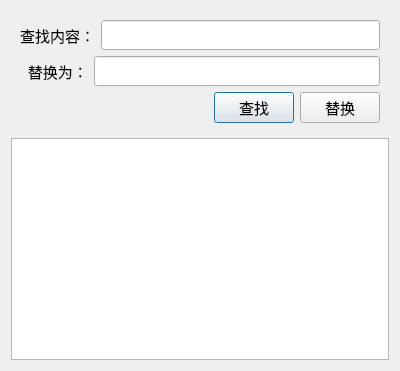
<?xml version="1.0" encoding="UTF-8"?>
<ui version="4.0">
 <class>SearchAndReplaceDialog</class>
 <widget class="QDialog" name="SearchAndReplaceDialog">
  <property name="geometry">
   <rect>
    <x>0</x>
    <y>0</y>
    <width>400</width>
    <height>371</height>
   </rect>
  </property>
  <property name="font">
   <font>
    <family>新宋体</family>
    <pointsize>11</pointsize>
   </font>
  </property>
  <property name="windowTitle">
   <string>查找和替换</string>
  </property>
  <layout class="QVBoxLayout" name="verticalLayout_2">
   <item>
    <widget class="QWidget" name="widget" native="true">
     <layout class="QVBoxLayout" name="verticalLayout">
      <item>
       <layout class="QHBoxLayout" name="horizontalLayout">
        <item>
         <widget class="QLabel" name="label">
          <property name="text">
           <string>查找内容：</string>
          </property>
         </widget>
        </item>
        <item>
         <widget class="QLineEdit" name="edtSearch"/>
        </item>
       </layout>
      </item>
      <item>
       <layout class="QHBoxLayout" name="horizontalLayout_2">
        <item>
         <widget class="QLabel" name="label_2">
          <property name="text">
           <string>  替换为：</string>
          </property>
         </widget>
        </item>
        <item>
         <widget class="QLineEdit" name="edtReplace"/>
        </item>
       </layout>
      </item>
      <item>
       <layout class="QHBoxLayout" name="horizontalLayout_3">
        <item>
         <spacer name="horizontalSpacer">
          <property name="orientation">
           <enum>Qt::Horizontal</enum>
          </property>
          <property name="sizeHint" stdset="0">
           <size>
            <width>40</width>
            <height>20</height>
           </size>
          </property>
         </spacer>
        </item>
        <item>
         <widget class="QPushButton" name="btnSearch">
          <property name="text">
           <string>查找</string>
          </property>
         </widget>
        </item>
        <item>
         <widget class="QPushButton" name="btnReplace">
          <property name="text">
           <string>替换</string>
          </property>
         </widget>
        </item>
       </layout>
      </item>
     </layout>
    </widget>
   </item>
   <item>
    <widget class="QListWidget" name="lvData"/>
   </item>
  </layout>
 </widget>
 <resources/>
 <connections/>
</ui>
